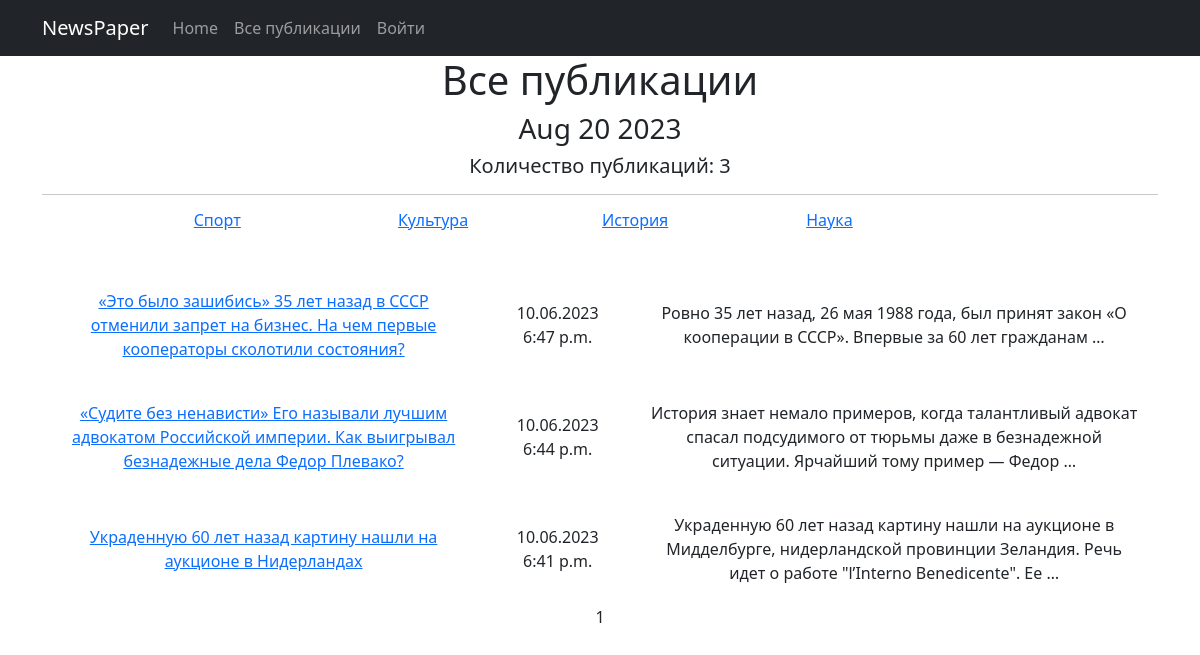
The page /news/ on the database as committed earlier.
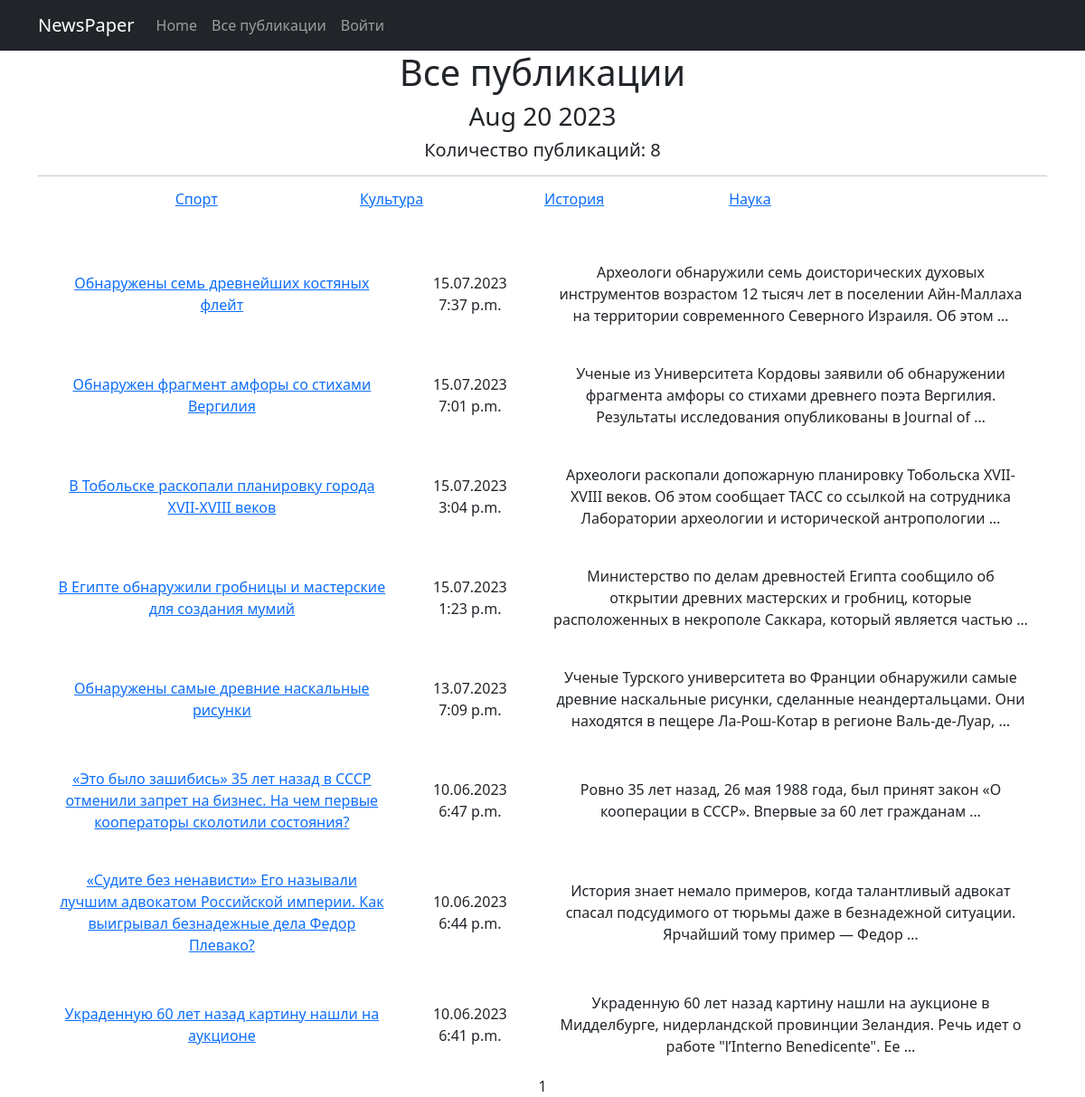
The same page on the database as committed later.
### news/models.py (models this page shows, shortened)
class Category(models.Model):
    name = models.CharField(max_length=255, unique=True)
    subscribers = models.ManyToManyField(User, blank=True)
    def __str__(self):
        return self.name

class Post(models.Model):
    create_time = models.DateTimeField(auto_now_add=True)
    type = models.CharField(max_length=2, choices=TYPES, default=news)
    title = models.CharField(max_length=255)
    content = models.TextField()
    post_rating = models.IntegerField(default=0)
    author = models.ForeignKey(Author, on_delete=models.PROTECT)
    category = models.ManyToManyField(Category, through='PostCategory')

### news/views.py (the view)
# urls.py: path('', cache_page(60)(PostsList.as_view()), name='post_list'),
class PostsList(ListView):
    model = Post
    ordering = '-create_time'
    template_name = 'news.html'
    context_object_name = 'news'
    paginate_by = 10
    def get_context_data(self, **kwargs):
        context = super().get_context_data(**kwargs)
        context['time_now'] = datetime.utcnow()
        context['category'] = Category.objects.all()
        return context

### news/templatetags/custom_filters.py (called while the page is built)
@register.filter()
def censor(word):
    bad_words = ['редиска', 'мат']
    if isinstance(word, str):
        for i in word.split():
            if i in bad_words:
                word = word.replace(i, i[0] + '*' * len(i[1:]))
    return word

### templates/news.html (shortened to what this page needs)
{% extends 'flatpages/default.html' %}
{% load custom_filters %}
{% block content %}
    <h1>Все публикации</h1>
    <h3>{{ time_now|date:'M d Y' }}</h3>
    <h5>Количество публикаций: {{ news|length }} </h5>
    <hr>
    <h6>{% for category in category.all %}
            <a style="width:200px; height:50px; display:inline-flex" href="{% url 'category_news' category.id %}">{{ category }}</a>
        {% endfor %}</h6>
    {% if news %}
        <table cellpadding="20">
            {% for post in news %}
                <tr>
                    <td><a href="{% url 'post_detail' post.id %}">{{ post.title|censor }}</a></td>
                    <td>{{ post.create_time|date:'d.m.Y P' }}</td>
                    <td>{{ post.content|truncatewords:20|censor }}</td>
                </tr>
            {% endfor %}
        </table>
    {% else %}
        <h2>Публикаций нет!</h2>
    {% endif %}
   {{ page_obj.number }}
{% endblock content %}

Rows that differ between the two databases and show on the page:
added Post: title|censor "Обнаружены семь древнейших костяных флейт", create_time "15.07.2023 7:37 p.m.", content|censor "Археологи обнаружили семь доисторических духовых инструментов возрастом 12 тысяч лет в поселении Айн-Маллаха на территории современного Северного Израиля. Об этом …"
added Post: title|censor "Обнаружен фрагмент амфоры со стихами Вергилия", create_time "15.07.2023 7:01 p.m.", content|censor "Ученые из Университета Кордовы заявили об обнаружении фрагмента амфоры со стихами древнего поэта Вергилия. Результаты исследования опубликованы в Journal of …"
added Post: title|censor "В Тобольске раскопали планировку города XVII-XVIII веков", create_time "15.07.2023 3:04 p.m.", content|censor "Археологи раскопали допожарную планировку Тобольска XVII-XVIII веков. Об этом сообщает ТАСС со ссылкой на сотрудника Лаборатории археологии и исторической антропологии …"
added Post: title|censor "В Египте обнаружили гробницы и мастерские для создания мумий", create_time "15.07.2023 1:23 p.m.", content|censor "Министерство по делам древностей Египта сообщило об открытии древних мастерских и гробниц, которые расположенных в некрополе Саккара, который является частью …"
added Post: title|censor "Обнаружены самые древние наскальные рисунки", create_time "13.07.2023 7:09 p.m.", content|censor "Ученые Турского университета во Франции обнаружили самые древние наскальные рисунки, сделанные неандертальцами. Они находятся в пещере Ла-Рош-Котар в регионе Валь-де-Луар, …"
changed Post: title|censor "Украденную 60 лет назад картину нашли на аукционе в Нидерландах" → "Украденную 60 лет назад картину нашли на аукционе"
Other text that changed with them:
{{ news|length }}: "3" → "8"
